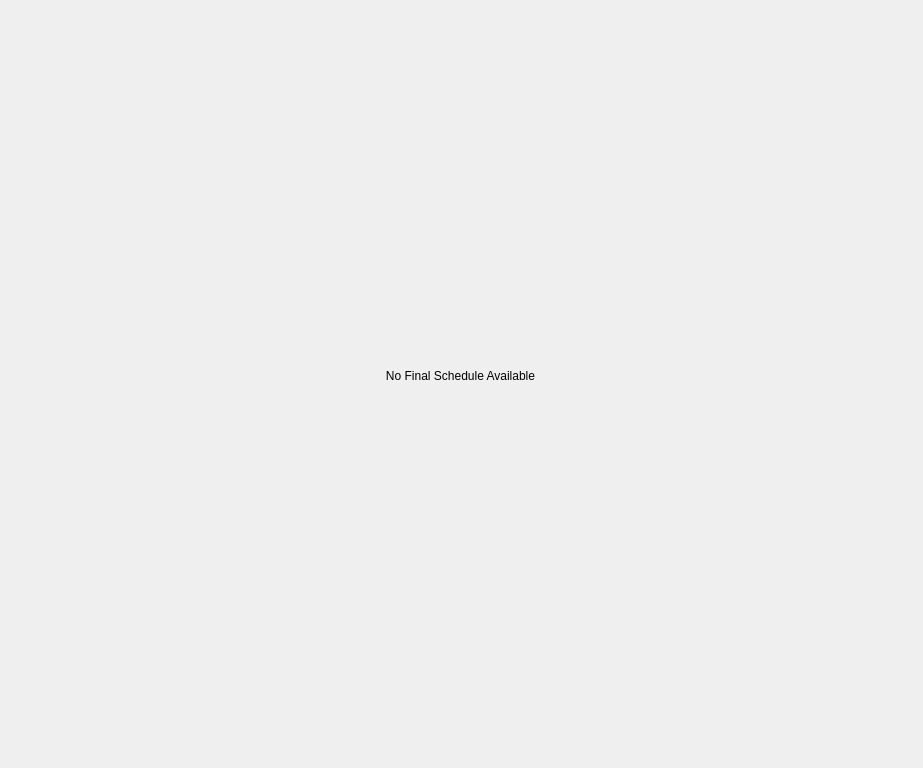
<?xml version="1.0" encoding="UTF-8"?>
<ui version="4.0">
 <class>FinalSchedule</class>
 <widget class="QDialog" name="FinalSchedule">
  <property name="geometry">
   <rect>
    <x>0</x>
    <y>0</y>
    <width>923</width>
    <height>768</height>
   </rect>
  </property>
  <property name="windowTitle">
   <string>Finals Schedule</string>
  </property>
  <widget class="QLabel" name="label_image">
   <property name="geometry">
    <rect>
     <x>0</x>
     <y>0</y>
     <width>921</width>
     <height>751</height>
    </rect>
   </property>
   <property name="text">
    <string>No Final Schedule Available</string>
   </property>
   <property name="alignment">
    <set>Qt::AlignCenter</set>
   </property>
  </widget>
 </widget>
 <resources/>
 <connections/>
</ui>
